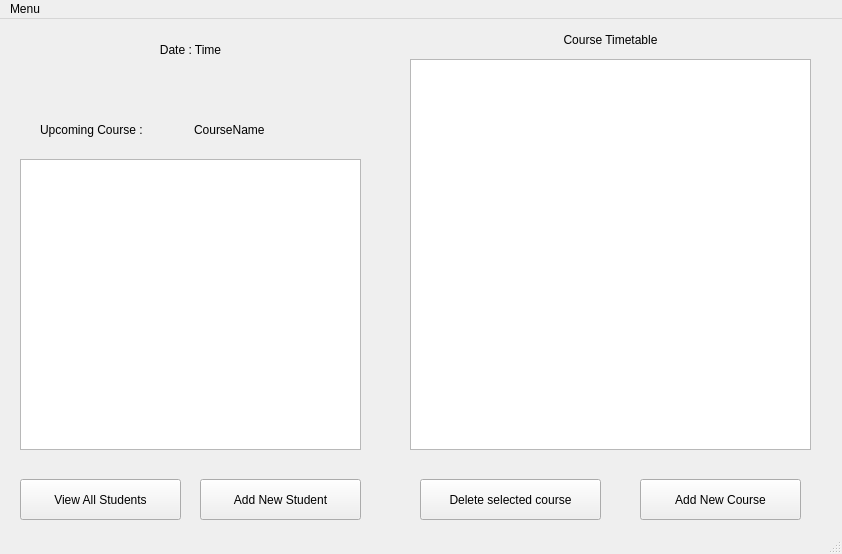
<?xml version="1.0" encoding="UTF-8"?>
<ui version="4.0">
 <class>MainWindow</class>
 <widget class="QMainWindow" name="MainWindow">
  <property name="geometry">
   <rect>
    <x>0</x>
    <y>0</y>
    <width>842</width>
    <height>554</height>
   </rect>
  </property>
  <property name="windowTitle">
   <string>MainWindow</string>
  </property>
  <widget class="QWidget" name="centralwidget">
   <widget class="QWidget" name="gridLayoutWidget_3">
    <property name="geometry">
     <rect>
      <x>410</x>
      <y>40</y>
      <width>401</width>
      <height>391</height>
     </rect>
    </property>
    <layout class="QGridLayout" name="gridLayout_3">
     <item row="0" column="0">
      <widget class="QTableView" name="tableView"/>
     </item>
    </layout>
   </widget>
   <widget class="QPushButton" name="addNewStudentButton">
    <property name="geometry">
     <rect>
      <x>200</x>
      <y>460</y>
      <width>161</width>
      <height>41</height>
     </rect>
    </property>
    <property name="text">
     <string>Add New Student</string>
    </property>
   </widget>
   <widget class="QPushButton" name="addNewCourseButton">
    <property name="geometry">
     <rect>
      <x>640</x>
      <y>460</y>
      <width>161</width>
      <height>41</height>
     </rect>
    </property>
    <property name="text">
     <string>Add New Course</string>
    </property>
   </widget>
   <widget class="QWidget" name="verticalLayoutWidget">
    <property name="geometry">
     <rect>
      <x>20</x>
      <y>0</y>
      <width>341</width>
      <height>61</height>
     </rect>
    </property>
    <layout class="QVBoxLayout" name="verticalLayout">
     <item>
      <widget class="QLabel" name="mDateTimeLabel">
       <property name="text">
        <string>Date : Time</string>
       </property>
       <property name="textFormat">
        <enum>Qt::AutoText</enum>
       </property>
       <property name="alignment">
        <set>Qt::AlignCenter</set>
       </property>
      </widget>
     </item>
    </layout>
   </widget>
   <widget class="QLabel" name="label_courseTimetable">
    <property name="geometry">
     <rect>
      <x>420</x>
      <y>0</y>
      <width>381</width>
      <height>41</height>
     </rect>
    </property>
    <property name="text">
     <string>Course Timetable</string>
    </property>
    <property name="alignment">
     <set>Qt::AlignCenter</set>
    </property>
   </widget>
   <widget class="QPushButton" name="deleteCourseButton">
    <property name="geometry">
     <rect>
      <x>420</x>
      <y>460</y>
      <width>181</width>
      <height>41</height>
     </rect>
    </property>
    <property name="text">
     <string>Delete selected course</string>
    </property>
   </widget>
   <widget class="QPushButton" name="studentListButton">
    <property name="geometry">
     <rect>
      <x>20</x>
      <y>460</y>
      <width>161</width>
      <height>41</height>
     </rect>
    </property>
    <property name="text">
     <string>View All Students</string>
    </property>
   </widget>
   <widget class="QTableView" name="studentTableView">
    <property name="geometry">
     <rect>
      <x>20</x>
      <y>140</y>
      <width>341</width>
      <height>291</height>
     </rect>
    </property>
   </widget>
   <widget class="QWidget" name="horizontalLayoutWidget">
    <property name="geometry">
     <rect>
      <x>40</x>
      <y>90</y>
      <width>301</width>
      <height>41</height>
     </rect>
    </property>
    <layout class="QHBoxLayout" name="horizontalLayout">
     <item>
      <widget class="QLabel" name="labelUpcomingCourse">
       <property name="text">
        <string>Upcoming Course : </string>
       </property>
      </widget>
     </item>
     <item>
      <widget class="QLabel" name="labelUpcomingCourseName">
       <property name="text">
        <string>CourseName</string>
       </property>
      </widget>
     </item>
    </layout>
   </widget>
  </widget>
  <widget class="QMenuBar" name="menubar">
   <property name="geometry">
    <rect>
     <x>0</x>
     <y>0</y>
     <width>842</width>
     <height>22</height>
    </rect>
   </property>
   <widget class="QMenu" name="menuMenu">
    <property name="title">
     <string>Menu</string>
    </property>
    <addaction name="actionAdministrator_mode"/>
    <addaction name="actionSwitch_to_student_mode"/>
    <addaction name="actionClose"/>
   </widget>
   <addaction name="menuMenu"/>
  </widget>
  <widget class="QStatusBar" name="statusbar"/>
  <action name="actionAdministrator_mode">
   <property name="text">
    <string>Switch to administrator mode</string>
   </property>
  </action>
  <action name="actionSwitch_to_student_mode">
   <property name="checkable">
    <bool>false</bool>
   </property>
   <property name="text">
    <string>Switch to student mode</string>
   </property>
  </action>
  <action name="actionClose">
   <property name="text">
    <string>Close</string>
   </property>
  </action>
 </widget>
 <resources/>
 <connections/>
</ui>
